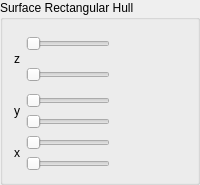
            <widget class="QGroupBox" name="groupBox_14">
             <property name="title">
              <string>Surface Rectangular Hull</string>
             </property>
             <layout class="QGridLayout" name="gridLayout_64">
              <item row="0" column="2">
               <spacer name="horizontalSpacer_41">
                <property name="orientation">
                 <enum>Qt::Horizontal</enum>
                </property>
                <property name="sizeHint" stdset="0">
                 <size>
                  <width>40</width>
                  <height>20</height>
                 </size>
                </property>
               </spacer>
              </item>
              <item row="0" column="1">
               <layout class="QGridLayout" name="gridLayout_51">
                <item row="0" column="0">
                 <widget class="QSlider" name="horizontalSlider_surface_zmin">
                  <property name="minimumSize">
                   <size>
                    <width>0</width>
                    <height>25</height>
                   </size>
                  </property>
                  <property name="maximumSize">
                   <size>
                    <width>200</width>
                    <height>16777215</height>
                   </size>
                  </property>
                  <property name="orientation">
                   <enum>Qt::Horizontal</enum>
                  </property>
                 </widget>
                </item>
                <item row="1" column="0">
                 <widget class="QSlider" name="horizontalSlider_surface_zmax">
                  <property name="minimumSize">
                   <size>
                    <width>0</width>
                    <height>25</height>
                   </size>
                  </property>
                  <property name="maximumSize">
                   <size>
                    <width>200</width>
                    <height>16777215</height>
                   </size>
                  </property>
                  <property name="orientation">
                   <enum>Qt::Horizontal</enum>
                  </property>
                 </widget>
                </item>
               </layout>
              </item>
              <item row="0" column="0">
               <widget class="QLabel" name="label_36">
                <property name="minimumSize">
                 <size>
                  <width>0</width>
                  <height>28</height>
                 </size>
                </property>
                <property name="text">
                 <string>z</string>
                </property>
               </widget>
              </item>
              <item row="2" column="1">
               <layout class="QGridLayout" name="gridLayout_53">
                <item row="0" column="0">
                 <widget class="QSlider" name="horizontalSlider_surface_xmin">
                  <property name="maximumSize">
                   <size>
                    <width>200</width>
                    <height>16777215</height>
                   </size>
                  </property>
                  <property name="orientation">
                   <enum>Qt::Horizontal</enum>
                  </property>
                 </widget>
                </item>
                <item row="1" column="0">
                 <widget class="QSlider" name="horizontalSlider_surface_xmax">
                  <property name="maximumSize">
                   <size>
                    <width>200</width>
                    <height>16777215</height>
                   </size>
                  </property>
                  <property name="orientation">
                   <enum>Qt::Horizontal</enum>
                  </property>
                 </widget>
                </item>
               </layout>
              </item>
              <item row="1" column="0">
               <widget class="QLabel" name="label_5">
                <property name="text">
                 <string>y</string>
                </property>
               </widget>
              </item>
              <item row="2" column="0">
               <widget class="QLabel" name="label_6">
                <property name="text">
                 <string>x</string>
                </property>
               </widget>
              </item>
              <item row="1" column="1">
               <layout class="QGridLayout" name="gridLayout_49">
                <item row="0" column="0">
                 <widget class="QSlider" name="horizontalSlider_surface_ymin">
                  <property name="maximumSize">
                   <size>
                    <width>200</width>
                    <height>16777215</height>
                   </size>
                  </property>
                  <property name="orientation">
                   <enum>Qt::Horizontal</enum>
                  </property>
                 </widget>
                </item>
                <item row="1" column="0">
                 <widget class="QSlider" name="horizontalSlider_surface_ymax">
                  <property name="maximumSize">
                   <size>
                    <width>200</width>
                    <height>16777215</height>
                   </size>
                  </property>
                  <property name="orientation">
                   <enum>Qt::Horizontal</enum>
                  </property>
                 </widget>
                </item>
               </layout>
              </item>
             </layout>
            </widget>
